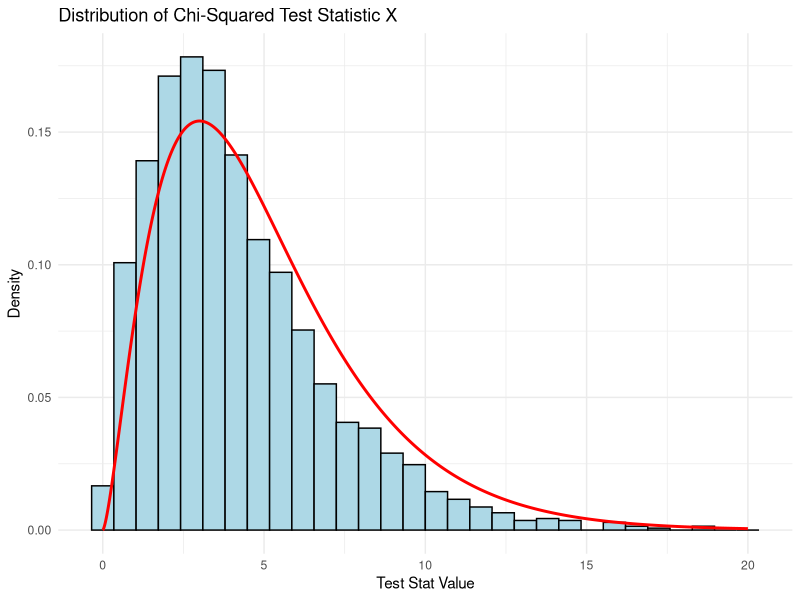
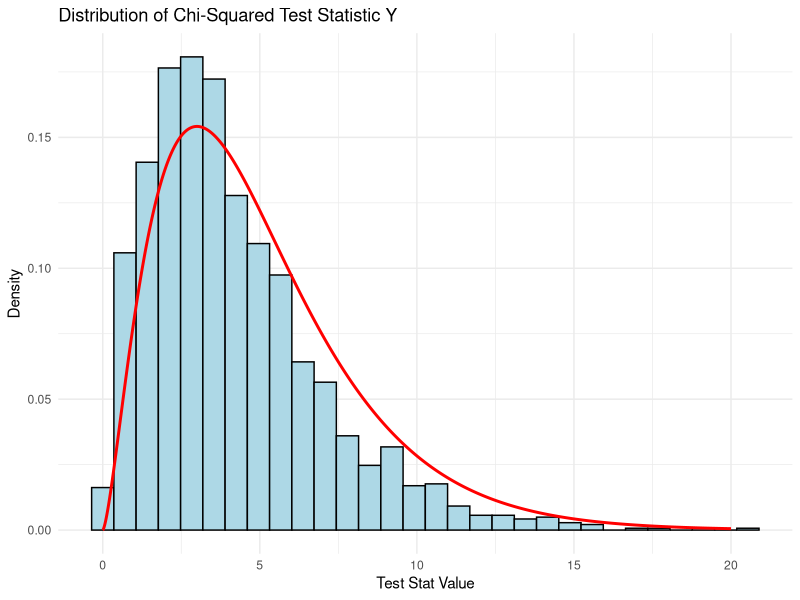

Write R code to recreate these figures, in order.
## ---- chunk 1
knitr::opts_chunk$set(echo = TRUE)
library(ggplot2)
## ---- chunk 2
pval <- 1 - pchisq(2.015, 2)
pval
## ---- chunk 3
men_data <- c(3755, 3251, 3777, 3706, 3717, 3660, 3669, 3626, 3481, 3590, 3605, 3392)
ts_men <- sum(((men_data - 3602.42)^2)/3602.42)
ts_men
pval_men <- 1 - pchisq(ts_men, 11)
pval_men

wom_data <- c(1362, 1244, 1496, 1452, 1448, 1376, 1370, 1301, 1337, 1351, 1416, 1226)
ts_wom <- sum(((wom_data - 1364.92)^2)/1364.92)
ts_wom
pval_wom <- 1 - pchisq(ts_wom, 11)
pval_wom
## ---- chunk 4
matrix <- matrix(c(790, 56, 21,
                    98, 11, 7,
                    209, 27, 12), nrow = 3, byrow = TRUE)
rownames(matrix) <- c("employed", "unemployed", "not in labor force")
colnames(matrix) <- c("married", "once married", "never married")
matrix

chisq_test <- chisq.test(matrix)
print(chisq_test)

print(chisq_test$expected)
## ---- chunk 5
# Calculate the TS using the first technique
first_TS <- sum((matrix - chisq_test$expected)^2/chisq_test$expected)
first_TS

# Calculate the TS using the second technique
second_TS <- 2*sum(matrix*log(matrix/chisq_test$expected))
second_TS
## ---- chunk 6
n <- sum(matrix)
n

prop_unemp <- (56 + 11 + 27)/n
prop_unemp

est_sd <- sqrt(prop_unemp*(1 - prop_unemp)/n)
est_sd

CI <- c(prop_unemp - (1.96 * est_sd), prop_unemp + (1.96 * est_sd))
CI

## ---- chunk 7

prop_employed <- (790+98+209)/n
prop_employed

diff <- prop_employed - prop_unemp
diff

s <- sqrt((prop_unemp*(1 - prop_unemp) + prop_unemp*(1 - prop_unemp))/n)
s

CI_diff <- c(diff - (1.96 * s), diff + (1.96 * s))
CI_diff

## ---- chunk 8
set.seed(34)
sample <- rbinom(1000, 5, 0.4)

p_hat <- mean(sample)/5 # This is the MLE for binomial

obs_counts <- table(sample)
obs_counts
exp_counts <- 1000 * dbinom(0:5, 5, p_hat) # n * P(p_hat)
exp_counts

test <- chisq.test(obs_counts, p = exp_counts/sum(exp_counts))
test
## ---- chunk 9
repeat_test <- function() {
  new_sample <- rbinom(1000, 5, 0.4)
  new_p_hat <- mean(new_sample)/5
    
  new_obs_counts <- table(new_sample)
  new_exp_counts <- 1000 * dbinom(0:5, 5, new_p_hat)
  
  new_test_X <- 2*sum(new_obs_counts*log(new_obs_counts/new_exp_counts))
  new_test_Y <- unname(chisq.test(new_obs_counts, p = new_exp_counts/sum(new_exp_counts))$statistic)
  
  return(c(new_test_X, new_test_Y))
}

results <- replicate(2000, repeat_test())

df <- data.frame(X = results[1,], Y = results[2,])
head(df)

x_values <- seq(0, 20, length.out = 2000)
y_values <- dchisq(x_values, 5)

ggplot(df, aes(x=X)) +
  geom_histogram(aes(y=after_stat(density)), fill="lightblue", color="black", bins=30) +
  geom_line(aes(x=x_values, y=y_values), color="red", linewidth=1) +  # Adding the chi-square curve
  labs(title="Distribution of Chi-Squared Test Statistic X",
       x="Test Stat Value",
       y="Density") +
  theme_minimal()

ggplot(df, aes(x=Y)) +
  geom_histogram(aes(y=after_stat(density)), fill="lightblue", color="black", bins=30) +
  geom_line(aes(x=x_values, y=y_values), color="red", linewidth=1) +  # Adding the chi-square curve
  labs(title="Distribution of Chi-Squared Test Statistic Y",
       x="Test Stat Value",
       y="Density") +
  theme_minimal()
